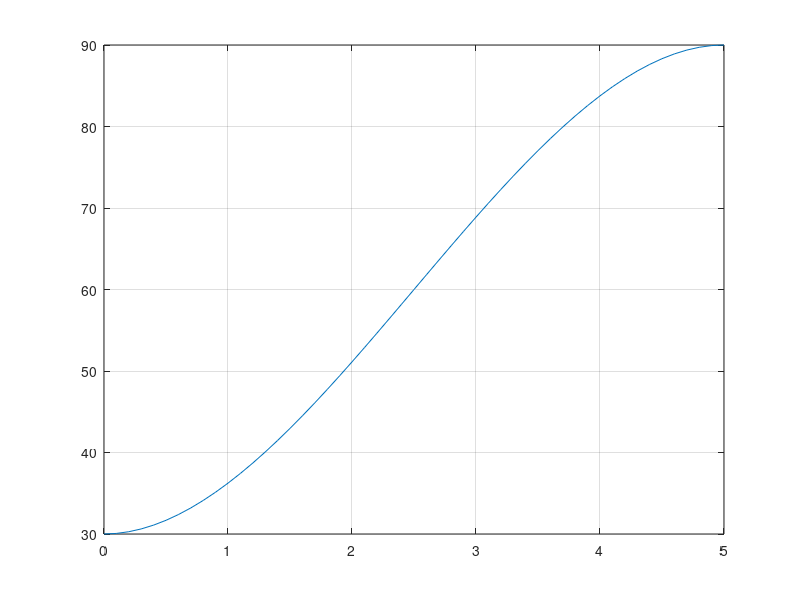

This figure's MATLAB source:
%% simple 3rd order polynomial trajectory

theta0=30;
thetaf=90;  %in degrees

t0=0;
tf=5;

a0=theta0;
a1=0;
a2=3/(tf^2)*(thetaf-theta0);
a3=-2/(tf^3)*(thetaf-theta0);

tt=t0:0.1:tf;

thetadata=a0+a1*tt+a2*tt.^2+a3*tt.^3;
veldata=a1+2*a2*tt+3*a3*tt.^2;
accdata=2*a2+6*a3*tt;

%% ploting

plot(tt,thetadata)

grid





